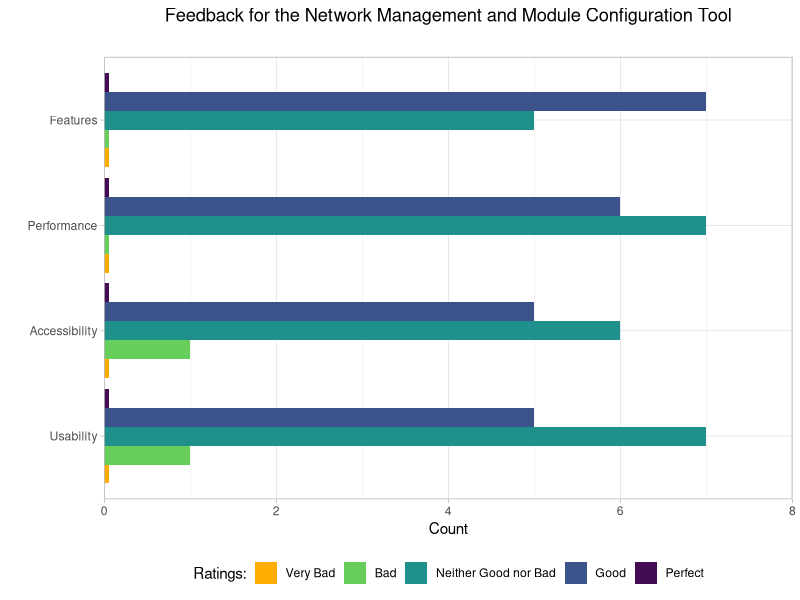
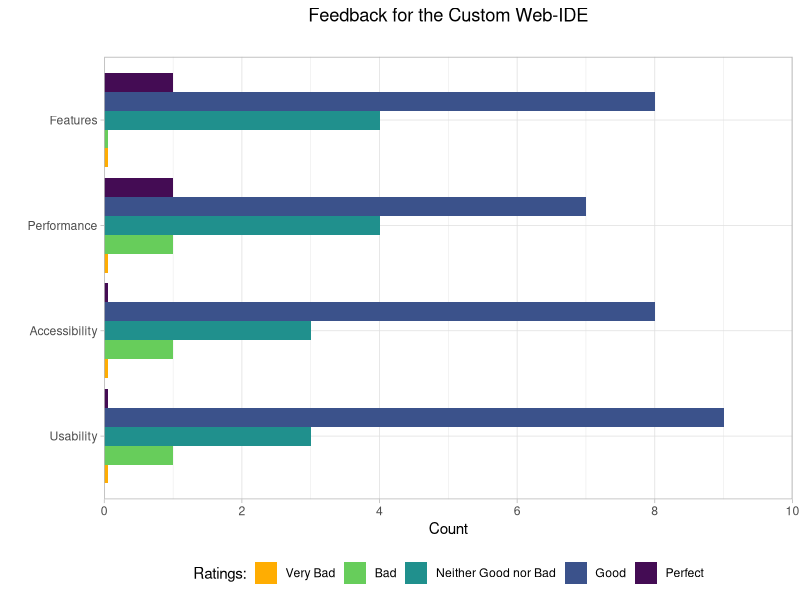
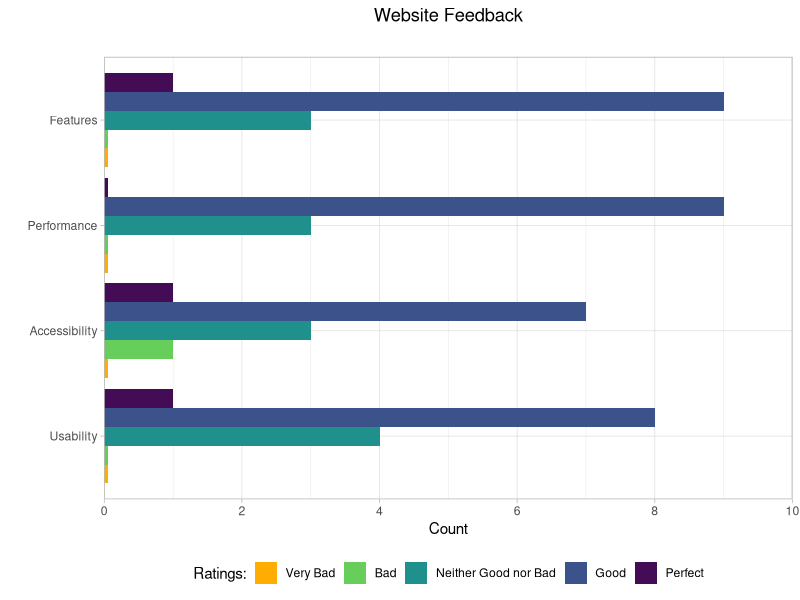
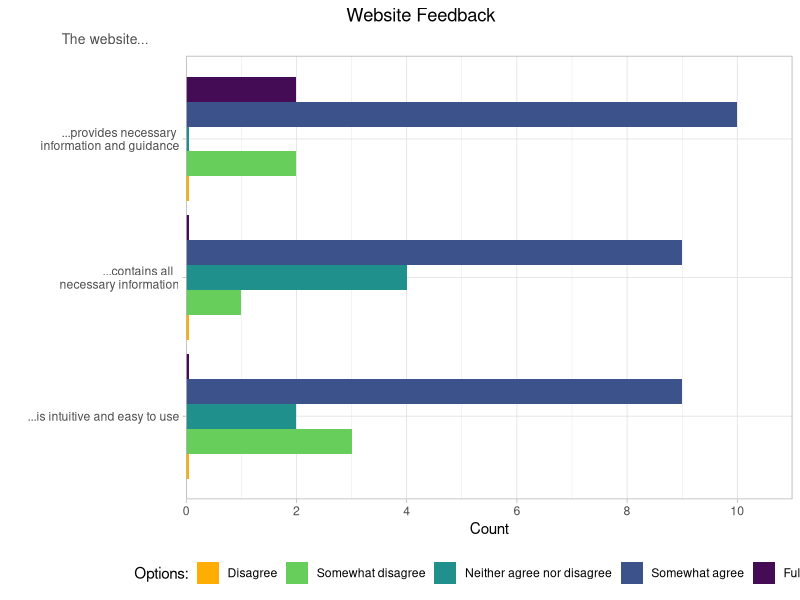
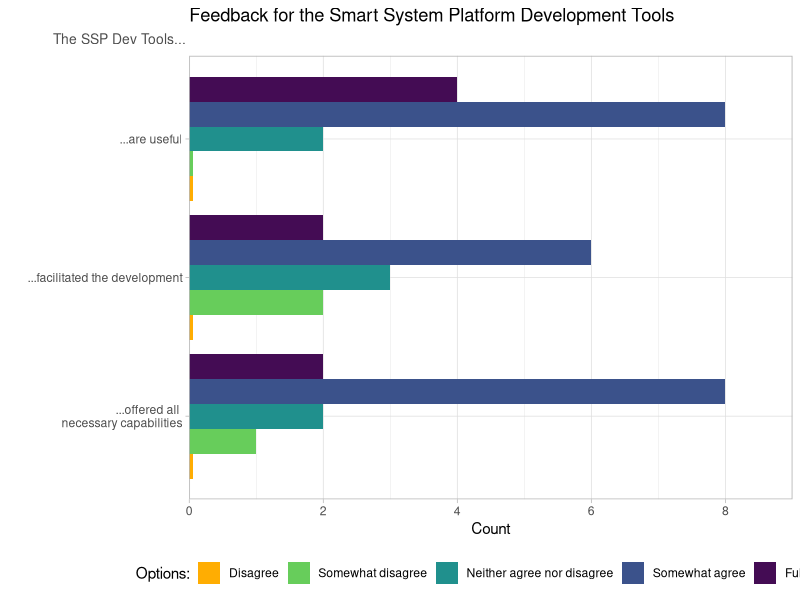
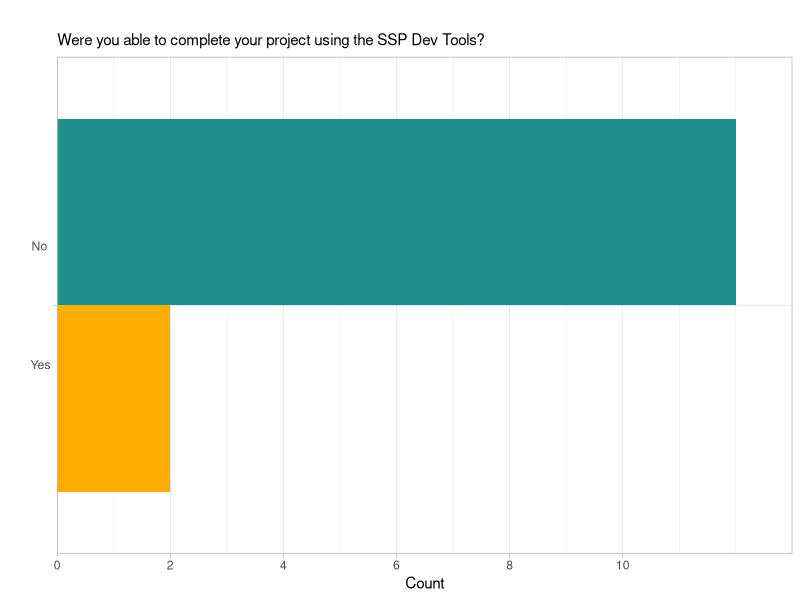
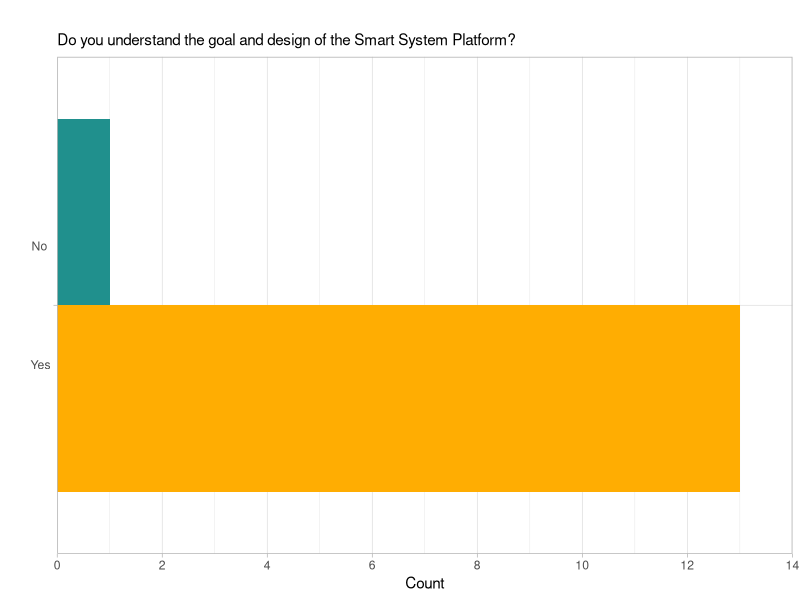
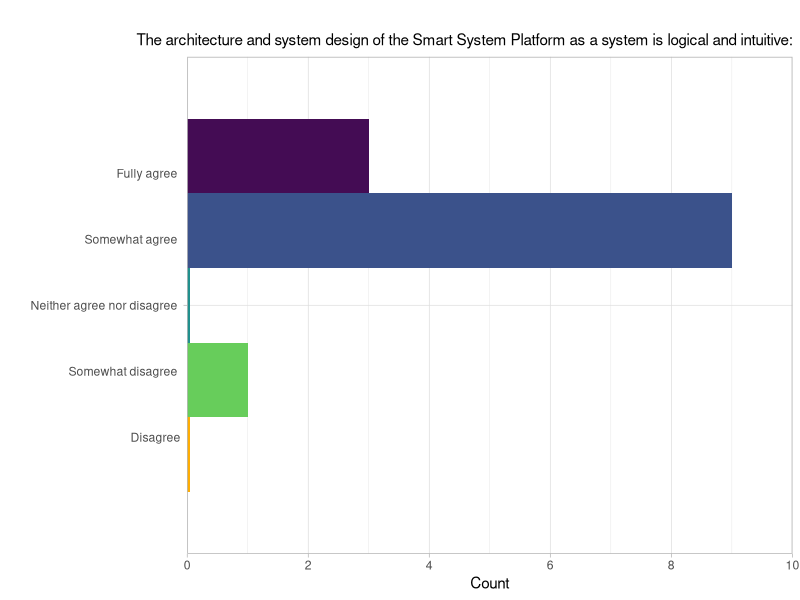

Reproduce these figures in R, in order.
## ---- chunk 1
library(ggplot2)
library(dplyr)
library(readr)
library(tidyverse)
library(tidyr)
library(mgcv)

#custom_colours <- c("#F8766D","#00BFC4")
custom_colours <- c("#F8766D", "#00BFC4", "#7CAE00", "#C77CFF", "#F564E3", "#619CFF", "#00BA38")

## ---- chunk 2

data <- read.csv("data/Smart System Platform Feedback_February 11, 2025_23.18.csv", header = TRUE, sep = ",")

descriptions <- data[1, , drop = FALSE]
data <- data %>% slice(-c(1:3))

options1 <- c("Very Bad", "Bad", "Neither Good nor Bad", "Good", "Perfect")
description1 <- c("Usability", "Accessibility", "Performance", "Features")

ide_data <- data[, c(45, 46, 47, 48)]
nmmct_data <- data[, c(49, 50, 51, 52)]
website_data <- data[, c(53, 54, 55, 56)]

options2 <- c("Disagree", "Somewhat disagree", "Neither agree nor disagree", "Somewhat agree", "Fully agree")
website_description0 <- c("...is intuitive and easy to use", "...contains all  \n necessary information", "...provides necessary \n information and guidance")
website_description <- descriptions[, c(66, 67, 70)]
website_data2 <- data[, c(66, 67, 70)]

ssp_description0 <- c("...offered all \n necessary capabilities", "...facilitated the development", "...are useful")
ssp_description <- descriptions[, c( 57, 59, 61)]
ssp_data <- data[, c( 57, 59, 61)]

ssp2_description0 <- c("...offered all \n necessary capabilities", "...facilitated the development", "...are useful", "...are intuitive \n and easy to use")
ssp2_data <- data[, c( 57, 59, 61, 69)]


component_description <- descriptions[, c(42)]
component_data <- data[, c(42)]
component_data <- as.data.frame(component_data)

options3 <- c("Yes", "No")
completion_description <- descriptions[, c(62)]
completion_description0 <- c("")
completion_data <- data[, c(62)]
completion_data <- as.data.frame(completion_data)

logic_description <- descriptions[, c(64)]
logic_description0 <- c("")
logic_data <- data[, c(64)]
logic_data <- as.data.frame(logic_data)

architecture_data <- data[, c(65)]
architecture_description <- descriptions[, c(65)]
architecture_data <- as.data.frame(architecture_data)

toolpage_data <- data[, c(69)]
toolpage_description <- descriptions[, c(69)]
toolpage_data <- as.data.frame(toolpage_data)

ct_data <- data[, c(62, 64)]
ct_description <- descriptions[, c(62, 64)]

ta_data <- data[, c(65, 69)]
ta_description <- descriptions[, c(62, 64)]

## ---- chunk 3

nmmct_long <- nmmct_data %>%
  pivot_longer(cols = everything(), names_to = "Aspect", values_to = "Response") %>%
  drop_na() %>%
  filter(Response != "")  

nmmct_long$Response <- factor(nmmct_long$Response, levels = options1)

nmmct_counts <- nmmct_long %>%
  count(Aspect, Response, name = "Count")
missing_levels <- expand.grid(Aspect = unique(nmmct_counts$Aspect), Response = options1) %>%
  anti_join(nmmct_counts, by = c("Aspect", "Response"))

if (nrow(missing_levels) > 0) {
  missing_levels$Count <- 0.05
  nmmct_counts <- bind_rows(nmmct_counts, missing_levels)
}

custom_colours <- c("Very Bad" = "#ffad02", 
                    "Bad" = "#67cd5b", 
                    "Neither Good nor Bad" = "#20908d", 
                    "Good" = "#3b528b", 
                    "Perfect" = "#440c54")

p_nmmct <- ggplot(nmmct_counts, aes(x = Aspect, y = Count, fill = Response)) +
  geom_bar(stat = "identity", position = "dodge") + 
  coord_flip() + 
  scale_fill_manual(values = custom_colours, name = "Ratings:", drop = FALSE) +  
  scale_x_discrete(labels = description1) + 
  scale_y_continuous(expand = c(0, 0), , limits = c(0, 8)) +
  labs(title = "Feedback for the Network Management and Module Configuration Tool",
       subtitle = "",
       x = "",
       y = "Count") +
  theme_light() +
  theme(legend.position = "bottom",
        plot.title = element_text(hjust = 0.5)) 

ggsave(filename = paste0("plots/nmmct.png"), plot = p_nmmct, width = 10, height = 6, dpi = 300, bg = "white")

## ---- chunk 4

ide_long <- ide_data %>%
  pivot_longer(cols = everything(), names_to = "Aspect", values_to = "Response") %>%
  drop_na() %>%
  filter(Response != "")  

ide_long$Response <- factor(ide_long$Response, levels = options1)

ide_counts <- ide_long %>%
  count(Aspect, Response, name = "Count")
missing_levels <- expand.grid(Aspect = unique(ide_counts$Aspect), Response = options1) %>%
  anti_join(ide_counts, by = c("Aspect", "Response"))

if (nrow(missing_levels) > 0) {
  missing_levels$Count <- 0.05
  ide_counts <- bind_rows(ide_counts, missing_levels)
}

custom_colours <- c("Very Bad" = "#ffad02", 
                    "Bad" = "#67cd5b", 
                    "Neither Good nor Bad" = "#20908d", 
                    "Good" = "#3b528b", 
                    "Perfect" = "#440c54")

p_ide <- ggplot(ide_counts, aes(x = Aspect, y = Count, fill = Response)) +
  geom_bar(stat = "identity", position = "dodge") + 
  coord_flip() + 
  scale_fill_manual(values = custom_colours, name = "Ratings:", drop = FALSE) +  
  scale_x_discrete(labels = description1) + 
  scale_y_continuous(expand = c(0, 0), , limits = c(0, 10), breaks = seq(0, 10, by = 2)) +
  labs(title = "Feedback for the Custom Web-IDE",
       subtitle = "",
       x = "",
       y = "Count") +
  theme_light() +
  theme(legend.position = "bottom",
        plot.title = element_text(hjust = 0.5)) 

ggsave(filename = paste0("plots/ide.png"), plot = p_ide, width = 10, height = 6, dpi = 300, bg = "white")

## ---- chunk 5

website_long <- website_data %>%
  pivot_longer(cols = everything(), names_to = "Aspect", values_to = "Response") %>%
  drop_na() %>%
  filter(Response != "")  

website_long$Response <- factor(website_long$Response, levels = options1)

website_counts <- website_long %>%
  count(Aspect, Response, name = "Count")
missing_levels <- expand.grid(Aspect = unique(website_counts$Aspect), Response = options1) %>%
  anti_join(website_counts, by = c("Aspect", "Response"))

if (nrow(missing_levels) > 0) {
  missing_levels$Count <- 0.05
  website_counts <- bind_rows(website_counts, missing_levels)
}

custom_colours <- c("Very Bad" = "#ffad02", 
                    "Bad" = "#67cd5b", 
                    "Neither Good nor Bad" = "#20908d", 
                    "Good" = "#3b528b", 
                    "Perfect" = "#440c54")

p_website <- ggplot(website_counts, aes(x = Aspect, y = Count, fill = Response)) +
  geom_bar(stat = "identity", position = "dodge") + 
  coord_flip() + 
  scale_fill_manual(values = custom_colours, name = "Ratings:", drop = FALSE) +  
  scale_x_discrete(labels = description1) + 
  scale_y_continuous(expand = c(0, 0), , limits = c(0, 10), breaks = seq(0, 10, by = 2)) +
  labs(title = "Website Feedback",
       subtitle = "",
       x = "",
       y = "Count") +
  theme_light() +
  theme(legend.position = "bottom",
        plot.title = element_text(hjust = 0.5)) 

ggsave(filename = paste0("plots/website.png"), plot = p_website, width = 10, height = 6, dpi = 300, bg = "white")

## ---- chunk 6

website_long <- website_data2 %>%
  pivot_longer(cols = everything(), names_to = "Aspect", values_to = "Response") %>%
  drop_na() %>%
  filter(Response != "")  

website_long$Response <- factor(website_long$Response, levels = options2)

website_counts <- website_long %>%
  count(Aspect, Response, name = "Count")
missing_levels <- expand.grid(Aspect = unique(website_counts$Aspect), Response = options2) %>%
  anti_join(website_counts, by = c("Aspect", "Response"))

if (nrow(missing_levels) > 0) {
  missing_levels$Count <- 0.05
  website_counts <- bind_rows(website_counts, missing_levels)
}

custom_colours2 <- c("Disagree" = "#ffad02", 
                    "Somewhat disagree" = "#67cd5b", 
                    "Neither agree nor disagree" = "#20908d", 
                    "Somewhat agree" = "#3b528b", 
                    "Fully agree" = "#440c54")

p_website2 <- ggplot(website_counts, aes(x = Aspect, y = Count, fill = Response)) +
  geom_bar(stat = "identity", position = "dodge") + 
  coord_flip() + 
  scale_fill_manual(values = custom_colours2, name = "Options:", drop = FALSE) +  
  scale_x_discrete(labels = website_description0) + 
  scale_y_continuous(expand = c(0, 0), , limits = c(0, 11), breaks = seq(0, 10, by = 2)) +
  labs(title = "Website Feedback",
       subtitle = "The website...",
       x = "",
       y = "Count") +
  theme_light() +
  theme(legend.position = "bottom",
        plot.title = element_text(hjust = 0.35),
        plot.subtitle = element_text(hjust = -0.24, size = 10, color = "grey30")
        ) 

ggsave(filename = paste0("plots/website2.png"), plot = p_website2, width = 10, height = 6, dpi = 300, bg = "white")

## ---- chunk 7

ssp_long <- ssp_data %>%
  pivot_longer(cols = everything(), names_to = "Aspect", values_to = "Response") %>%
  drop_na() %>%
  filter(Response != "")  

ssp_long$Response <- factor(ssp_long$Response, levels = options2)

ssp_counts <- ssp_long %>%
  count(Aspect, Response, name = "Count")
missing_levels <- expand.grid(Aspect = unique(ssp_counts$Aspect), Response = options2) %>%
  anti_join(ssp_counts, by = c("Aspect", "Response"))

if (nrow(missing_levels) > 0) {
  missing_levels$Count <- 0.05
  ssp_counts <- bind_rows(ssp_counts, missing_levels)
}

custom_colours2 <- c("Disagree" = "#ffad02", 
                    "Somewhat disagree" = "#67cd5b", 
                    "Neither agree nor disagree" = "#20908d", 
                    "Somewhat agree" = "#3b528b", 
                    "Fully agree" = "#440c54")

p_ssp <- ggplot(ssp_counts, aes(x = Aspect, y = Count, fill = Response)) +
  geom_bar(stat = "identity", position = "dodge") + 
  coord_flip() + 
  scale_fill_manual(values = custom_colours2, name = "Options:", drop = FALSE) +  
  scale_x_discrete(labels = ssp_description0) + 
  scale_y_continuous(expand = c(0, 0), , limits = c(0, 9), breaks = seq(0, 9, by = 2)) +
  labs(title = "Feedback for the Smart System Platform Development Tools",
       subtitle = "The SSP Dev Tools...",
       x = "",
       y = "Count") +
  theme_light() +
  theme(legend.position = "bottom",
        plot.title = element_text(hjust = 0.),
        plot.subtitle = element_text(hjust = -0.29, size = 10, color = "grey30")
        )

ggsave(filename = paste0("plots/ssp.png"), plot = p_ssp, width = 10, height = 5.5, dpi = 300, bg = "white")

## ---- chunk 8

completion_long <- completion_data %>%
  pivot_longer(cols = everything(), names_to = "Aspect", values_to = "Response") %>%
  drop_na() %>%
  filter(Response != "")  

completion_long$Response <- factor(completion_long$Response, levels = options3)

completion_counts <- completion_long %>%
  count(Aspect, Response, name = "Count")
missing_levels <- expand.grid(Aspect = unique(completion_counts$Aspect), Response = options3) %>%
  anti_join(completion_counts, by = c("Aspect", "Response"))

#if (nrow(missing_levels) > 0) {
#  missing_levels$Count <- 0.05
#  completion_counts <- bind_rows(completion_counts, missing_levels)
#}

custom_colours2 <- c("Yes" = "#ffad02", 
                     "No" = "#20908d")

p_completion <- ggplot(completion_counts, aes(x = Aspect, y = Count, fill = Response)) +
  geom_bar(stat = "identity", position = "dodge") + 
  coord_flip() + 
  scale_fill_manual(values = custom_colours2, name = "Options:", drop = FALSE) +  
  scale_x_discrete(labels = c("No \n\n\n\n\n\n\n\n\n Yes")) + 
  scale_y_continuous(expand = c(0, 0), , limits = c(0, 13), breaks = seq(0, 10, by = 2)) +
  labs(title = "",
       subtitle = "Were you able to complete your project using the SSP Dev Tools?",#completion_description,
       x = "",
       y = "Count") +
  theme_light() +
  theme(legend.position = "none",
        #plot.title = element_text(hjust = 0.5),
        #plot.subtitle = element_text(hjust = -0.29, size = 10, color = "grey30")
        )

ggsave(filename = paste0("plots/completion.png"), plot = p_completion, width = 6, height = 4, dpi = 300, bg = "white")

## ---- chunk 9

logic_long <- logic_data %>%
  pivot_longer(cols = everything(), names_to = "Aspect", values_to = "Response") %>%
  drop_na() %>%
  filter(Response != "")  

logic_long$Response <- factor(logic_long$Response, levels = options3)

logic_counts <- logic_long %>%
  count(Aspect, Response, name = "Count")
missing_levels <- expand.grid(Aspect = unique(logic_counts$Aspect), Response = options3) %>%
  anti_join(logic_counts, by = c("Aspect", "Response"))

#if (nrow(missing_levels) > 0) {
#  missing_levels$Count <- 0.05
#  logic_counts <- bind_rows(logic_counts, missing_levels)
#}

custom_colours2 <- c("Yes" = "#ffad02", 
                     "No" = "#20908d")

p_logic <- ggplot(logic_counts, aes(x = Aspect, y = Count, fill = Response)) +
  geom_bar(stat = "identity", position = "dodge") + 
  coord_flip() + 
  scale_fill_manual(values = custom_colours2, name = "Ratings:", drop = FALSE) +  
  scale_x_discrete(labels = c("No \n\n\n\n\n\n\n\n\n Yes")) + 
  scale_y_continuous(expand = c(0, 0), , limits = c(0, 14), breaks = seq(0, 14, by = 2)) +
  labs(title = "",
       subtitle = logic_description,
       x = "",
       y = "Count") +
  theme_light() +
  theme(legend.position = "none",
        #plot.title = element_text(hjust = 0.5),
        #plot.subtitle = element_text(hjust = -0.29, size = 10, color = "grey30")
        )

ggsave(filename = paste0("plots/logic.png"), plot = p_logic, width = 6, height = 4, dpi = 300, bg = "white")

## ---- chunk 10

architecture_long <- architecture_data %>%
  pivot_longer(cols = everything(), names_to = "Aspect", values_to = "Response") %>%
  drop_na() %>%
  filter(Response != "")  

architecture_long$Response <- factor(architecture_long$Response, levels = options2)

architecture_counts <- architecture_long %>%
  count(Aspect, Response, name = "Count")
missing_levels <- expand.grid(Aspect = unique(architecture_counts$Aspect), Response = options2) %>%
  anti_join(architecture_counts, by = c("Aspect", "Response"))

if (nrow(missing_levels) > 0) {
  missing_levels$Count <- 0.05
  architecture_counts <- bind_rows(architecture_counts, missing_levels)
}

custom_colours2 <- c("Disagree" = "#ffad02", 
                    "Somewhat disagree" = "#67cd5b", 
                    "Neither agree nor disagree" = "#20908d", 
                    "Somewhat agree" = "#3b528b", 
                    "Fully agree" = "#440c54")

p_architecture <- ggplot(architecture_counts, aes(x = Aspect, y = Count, fill = Response)) +
  geom_bar(stat = "identity", position = "dodge") + 
  coord_flip() + 
  scale_fill_manual(values = custom_colours2, name = "", drop = FALSE) +  
  scale_x_discrete(labels = c("Fully agree \n\n\n\n\n Somewhat agree \n\n\n\n\n Neither agree nor disagree \n\n\n\n\n Somewhat disagree \n\n\n\n\n Disagree")) + 
  scale_y_continuous(expand = c(0, 0), , limits = c(0, 10), breaks = seq(0, 10, by = 2)) +
  labs(title = "",
       subtitle = architecture_description,
       x = "",
       y = "Count") +
  theme_light() +
  theme(legend.position = "none",
        plot.title = element_text(hjust = 0.3),
        plot.subtitle = element_text(hjust = 1)
        )

ggsave(filename = paste0("plots/architecture.png"), plot = p_architecture, width = 8, height = 5.5, dpi = 300, bg = "white")

## ---- chunk 11

toolpage_long <- toolpage_data %>%
  pivot_longer(cols = everything(), names_to = "Aspect", values_to = "Response") %>%
  drop_na() %>%
  filter(Response != "")  

toolpage_long$Response <- factor(toolpage_long$Response, levels = options2)

toolpage_counts <- toolpage_long %>%
  count(Aspect, Response, name = "Count")
missing_levels <- expand.grid(Aspect = unique(toolpage_counts$Aspect), Response = options2) %>%
  anti_join(toolpage_counts, by = c("Aspect", "Response"))

if (nrow(missing_levels) > 0) {
  missing_levels$Count <- 0.05
  toolpage_counts <- bind_rows(toolpage_counts, missing_levels)
}

custom_colours2 <- c("Disagree" = "#ffad02", 
                    "Somewhat disagree" = "#67cd5b", 
                    "Neither agree nor disagree" = "#20908d", 
                    "Somewhat agree" = "#3b528b", 
                    "Fully agree" = "#440c54")

p_toolpage <- ggplot(toolpage_counts, aes(x = Aspect, y = Count, fill = Response)) +
  geom_bar(stat = "identity", position = "dodge") + 
  coord_flip() + 
  scale_fill_manual(values = custom_colours2, name = "", drop = FALSE) +  
  scale_x_discrete(labels = c("Fully agree \n\n\n\n\n Somewhat agree \n\n\n\n\n Neither agree nor disagree \n\n\n\n\n Somewhat disagree \n\n\n\n\n Disagree")) + 
  scale_y_continuous(expand = c(0, 0), , limits = c(0, 11), breaks = seq(0, 11, by = 2)) +
  labs(title = "Hackathon Feedback",
       subtitle = "The Smart System Platform Development Tool page is intuitive and easy to use:",#toolpage_description,
       x = "",
       y = "Count") +
  theme_light() +
  theme(legend.position = "none",
        plot.title = element_text(hjust = 0.3),
        plot.subtitle = element_text(hjust = -5.0, size = 10, color = "grey30")
        )

ggsave(filename = paste0("plots/toolpage.png"), plot = p_toolpage, width = 8, height = 5.5, dpi = 300, bg = "white")

## ---- chunk 12
options4 <- c( "Hardware", "Website", "GitHub", "Networking Library", "Network Management and Module Configuration Tool", "Custom Web-IDE")

component_data <- component_data %>%
  mutate(component_data = str_replace_all(component_data, ", ", " ")) %>%
  separate_rows(component_data, sep = ",") %>%
  mutate(component_data = case_when(
    component_data == "Software (Networking library etc.)" ~ "Networking Library",
    component_data == "Smart System Website (Guide Specifications other support material)" ~ "Website",
    component_data == "Smart Module Hardware (Smart Motor Dahal Board etc.)" ~ "Hardware",
    component_data == "Smart System Platform Github page" ~ "GitHub",
    component_data == "Network Management and Module Configuration Tool" ~ "Network Management and Module Configuration Tool",
    component_data == "Custom Web-IDE" ~ "Custom Web-IDE",
    TRUE ~ component_data  # Keep all other values unchanged
  ))
  
component_long <- component_data %>%
  pivot_longer(cols = everything(), names_to = "Aspect", values_to = "Response") %>%
  drop_na() %>%
  filter(Response != "")  

component_long$Response <- factor(component_long$Response, levels = options4)

component_counts <- component_long %>%
  count(Aspect, Response, name = "Count")
missing_levels <- expand.grid(Aspect = unique(component_counts$Aspect), Response = options4) %>%
  anti_join(component_counts, by = c("Aspect", "Response"))

#if (nrow(missing_levels) > 0) {
#  missing_levels$Count <- 0.05
#  component_counts <- bind_rows(component_counts, missing_levels)
#}

custom_colours3 <- c("Hardware" = "#ffad02", 
                    "Website" = "#67cd5b", 
                    "GitHub" = "#20908d", 
                    "Networking Library" = "#3b528b", 
                    "Network Management and Module Configuration Tool" = "#440c54",
                    "Custom Web-IDE" = "#972c80")#fde724 972c80

p_component <- ggplot(component_counts, aes(x = Aspect, y = Count, fill = Response)) +
  geom_bar(stat = "identity", position = "dodge") + 
  coord_flip() + 
  scale_fill_manual(values = custom_colours3, name = "", drop = FALSE) +  
  scale_x_discrete(labels = c("Hardware \n\n\n\n Website \n\n\n\n GitHub \n\n\n\n\n Networking Library \n\n\n\n Network Management and \n Module Configuration Tool \n\n\n\n Custom Web-IDE")) + 
  scale_y_continuous(expand = c(0, 0), , limits = c(0, 13), breaks = seq(0, 13, by = 2)) +
  labs(title = "",
       subtitle = component_description,
       x = "",
       y = "Count") +
  theme_light() +
  theme(legend.position = "Bottom",
        plot.title = element_text(hjust = 0),
        plot.subtitle = element_text(hjust = -1.3)
        )

ggsave(filename = paste0("plots/component.png"), plot = p_component, width = 8, height = 5.5, dpi = 300, bg = "white")

## ---- chunk 13

ssp2_long <- ssp2_data %>%
  pivot_longer(cols = everything(), names_to = "Aspect", values_to = "Response") %>%
  drop_na() %>%
  filter(Response != "")  

ssp2_long$Response <- factor(ssp2_long$Response, levels = options2)

ssp2_counts <- ssp2_long %>%
  count(Aspect, Response, name = "Count")
missing_levels <- expand.grid(Aspect = unique(ssp2_counts$Aspect), Response = options2) %>%
  anti_join(ssp2_counts, by = c("Aspect", "Response"))

if (nrow(missing_levels) > 0) {
  missing_levels$Count <- 0.05
  ssp2_counts <- bind_rows(ssp2_counts, missing_levels)
}

custom_colours2 <- c("Disagree" = "#ffad02", 
                    "Somewhat disagree" = "#67cd5b", 
                    "Neither agree nor disagree" = "#20908d", 
                    "Somewhat agree" = "#3b528b", 
                    "Fully agree" = "#440c54")

p_ssp2 <- ggplot(ssp2_counts, aes(x = Aspect, y = Count, fill = Response)) +
  geom_bar(stat = "identity", position = "dodge") + 
  coord_flip() + 
  scale_fill_manual(values = custom_colours2, name = "Options:", drop = FALSE) +  
  scale_x_discrete(labels = ssp2_description0) + 
  scale_y_continuous(expand = c(0, 0), , limits = c(0, 9), breaks = seq(0, 9, by = 2)) +
  labs(title = "Feedback for the Smart System Platform Development Tools",
       subtitle = "The SSP Dev Tools...",
       x = "",
       y = "Count") +
  theme_light() +
  theme(legend.position = "bottom",
        plot.title = element_text(hjust = 0.),
        plot.subtitle = element_text(hjust = -0.29, size = 10, color = "grey30")
        )

ggsave(filename = paste0("plots/ssp2.png"), plot = p_ssp2, width = 10, height = 5.5, dpi = 300, bg = "white")

